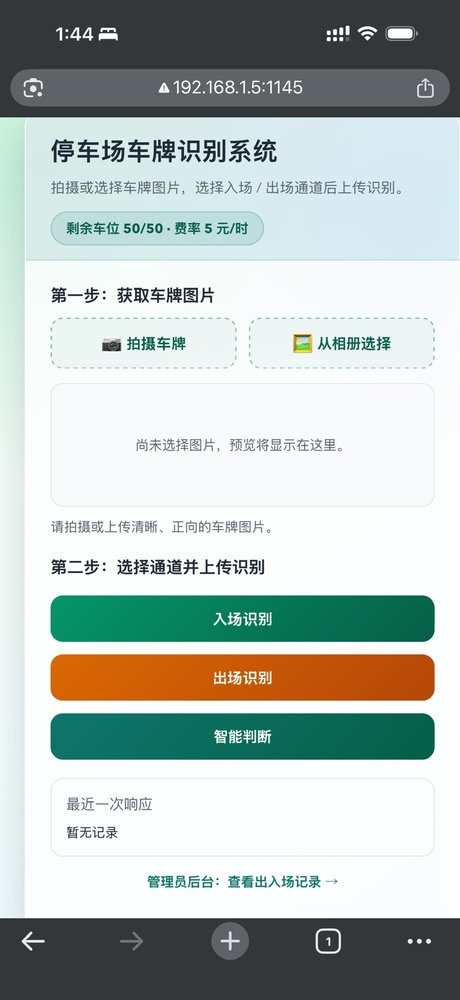
#> input picture Computer-Networking/lab-7/lab-report/image-complementary.jpeg, 460 x 1000 px, shrunk from 1203 x 2614 before the run
$ python cannyEdge.py --image_folder ../../../Computer-Networking/lab-7/lab-report --save_folder out
#> lines starting #> are read from the running program, lines starting #| are printed output that depends on the picture; after the words box and inside, x2 and y2 are one past the last pixel; in counts of white or black regions, pixels touching at a corner belong together; long printed decimals are rounded
#> further down, I is the input picture: shape (1000, 460, 3); mean R, G, B 181.4, 191.3, 187.6
### Computer-Vision/c-project-canny/Code/utils.py
'''
  File name: utils.py
  Author: Haoyuan(Steve) Zhang
  Date created: 9/10/2017
'''

import numpy as np
from scipy import signal
import matplotlib.pyplot as plt


# [55 lines left out: functions visDerivatives, visCannyEdge, GaussianPDF_1D, GaussianPDF_2D, not called in this run]


def rgb2gray(I_rgb):
    r, g, b = I_rgb[:, :, 0], I_rgb[:, :, 1], I_rgb[:, :, 2]
    I_gray = 0.2989 * r + 0.587 * g + 0.114 * b
    return I_gray

### Computer-Vision/c-project-canny/Code/findDerivatives.py
'''
  File name: findDerivatives.py
  Author: Tarmily Wen
  Date created: Dec. 8, 2019
'''

import numpy as np
from scipy import signal
import utils
from PIL import Image
import matplotlib.pyplot as plt

'''
  File clarification:
    Compute gradient put ginformation of the inrayscale image
    - Input I_gray: H x W matrix as image
    - Output Mag: H x W matrix represents the magnitude of derivatives
    - Output Magx: H x W matrix represents the derivatives along x-axis
    - Output Magy: H x W matrix represents the derivatives along y-axis
    - Output Ori: H x W matrix represents the orientation of derivatives
'''

def findDerivatives(I_gray):
    # smoothing kernels
    gaussian = np.array([[2, 4, 5, 4, 2], [4, 9, 12, 9, 4], [5, 12, 15, 12, 5], [4, 9, 12, 9, 4], [2, 4, 5, 4, 2]]) / 159.0

    # kernel for x and y gradient
    dx = np.asarray([[-1.0, 0.0, 1.0], [-2.0, 0.0, 2.0], [-1.0, 0.0, 1.0]])
    dy = np.asarray([[1.0, 2.0, 1.0], [0.0, 0.0, 0.0], [-1.0, -2.0, -1.0]])

    ###############################################################################
    # Smooth the image, then convolve with Sobel kernels to get x/y gradients.
    # Magnitude = sqrt(Magx^2 + Magy^2); orientation = arctan2(Magy, Magx).
    ###############################################################################
    I_smooth = signal.convolve2d(I_gray, gaussian, mode='same', boundary='symm')

    Magx = signal.convolve2d(I_smooth, dx, mode='same', boundary='symm')
    Magy = signal.convolve2d(I_smooth, dy, mode='same', boundary='symm')
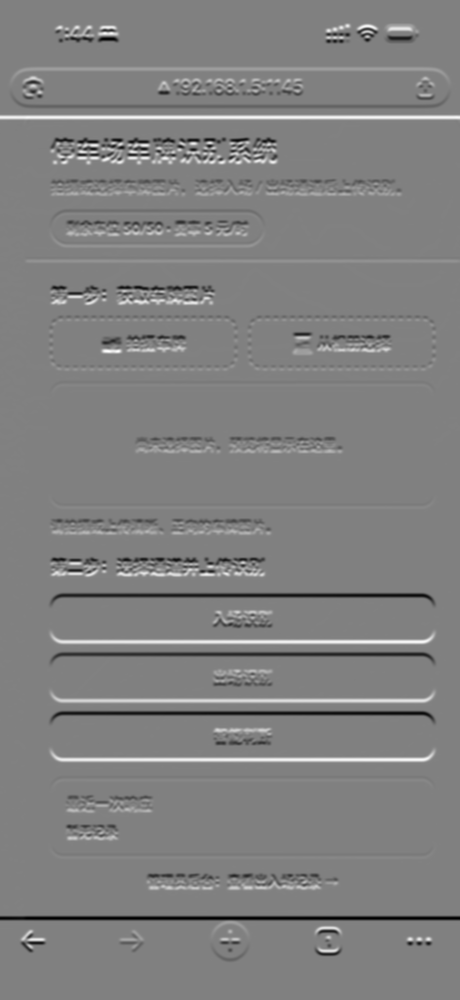
#> Magy: shape (1000, 460) float64; min -443.5, max 434.2, mean 0; drawn with min black and max white

    Mag = np.sqrt(Magx ** 2 + Magy ** 2)
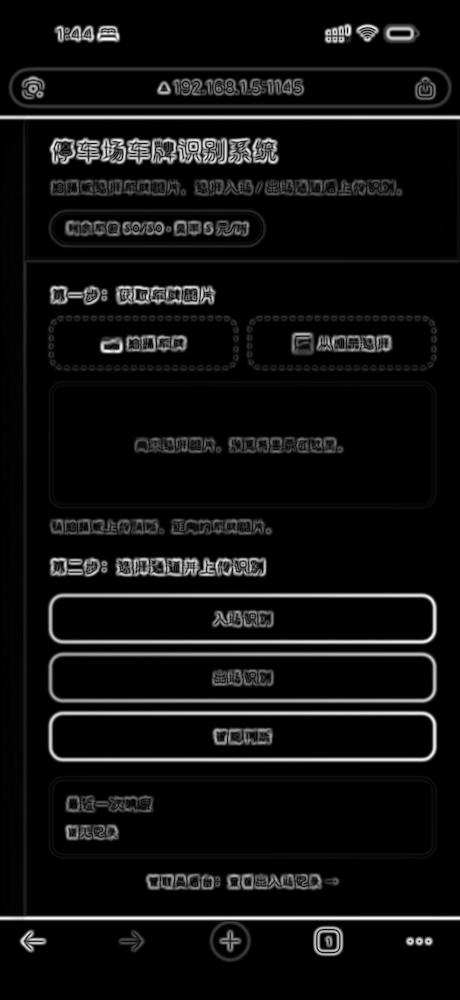
#> Mag: shape (1000, 460) float64; min 0, max 443.5, mean 27.2; drawn with min black and max white
    Ori = np.arctan2(Magy, Magx)
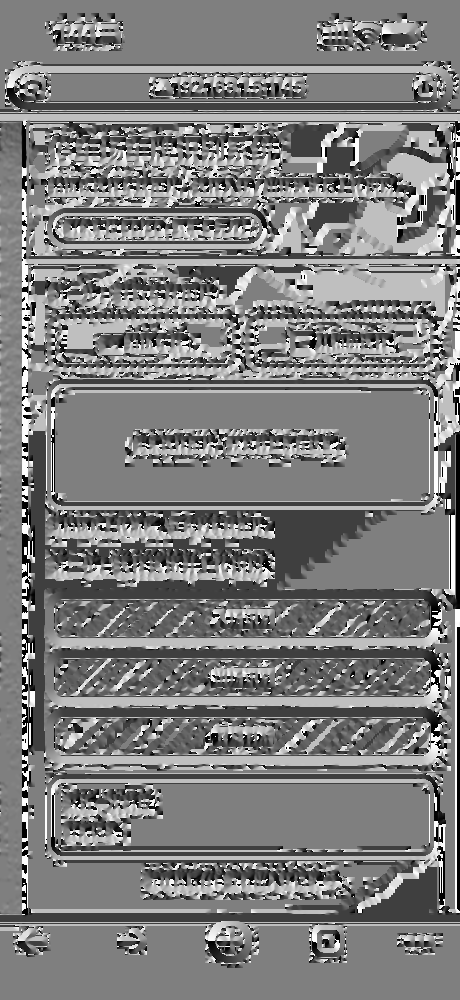
#> Ori: shape (1000, 460) float64; min -3.14, max 3.14, mean -0.0382; drawn with min black and max white

    return Mag, Magx, Magy, Ori

### Computer-Vision/c-project-canny/Code/helpers.py
'''
  File name: helpers.py
  Author: Tarmily Wen
  Date created: Dec. 8, 2019
'''

'''
  File clarification:
    Helpers file that contributes the project
    You can design any helper function in this file to improve algorithm
'''

import numpy as np

def get_gradient_angle(angleDeg):
    discrete = [0, 45, 90, 135, 180, -45, -90, -135, -180]
    dir = min(discrete, key=lambda x:abs(x-angleDeg))

    return dir


def get_edge_angle(a):
    discrete = [0, 45, 90, 135, 180]
    dir = min(discrete, key=lambda x:abs(x-a))

    return dir


def get_discrete_orientation(Ori):
    angle_Ori = np.degrees(Ori)

    get_gradient_angle_vect = np.vectorize(get_gradient_angle)

    discrete_gradient_orientation = get_gradient_angle_vect(angle_Ori)

    get_edge_angle_vect = np.vectorize(get_edge_angle)

    discrete_edge_orientation = get_edge_angle_vect(np.absolute(angle_Ori))
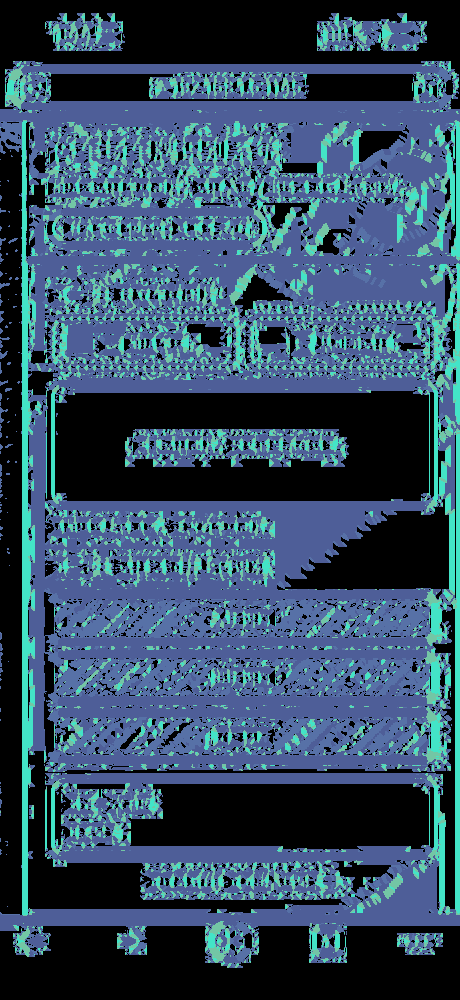
#> discrete_edge_orientation: shape (1000, 460) int64; 5 distinct labels, from 0 to 180; one colour per label, 0 black

    return discrete_gradient_orientation, discrete_edge_orientation

### Computer-Vision/c-project-canny/Code/nonMaxSup.py
'''
  File name: nonMaxSup.py
  Author: Tarmily Wen
  Date created: Dec. 8, 2019
'''

import numpy as np

'''
  File clarification:
    Find local maximum edge pixel using NMS along the line of the gradient
    - Input Mag: H x W matrix represents the magnitude of derivatives
    - Input Ori: H x W matrix represents the orientation of derivatives
    - Output M: H x W binary matrix represents the edge map after non-maximum suppression
'''


def nonMaxSup(Mag, Ori, grad_Ori):
    ###############################################################################
    # For each pixel, compare magnitude against the two neighbors along the
    # gradient direction. Keep only local maxima (set to 1); suppress others.
    # grad_Ori is quantized to {0, ±45, ±90, ±135, ±180} degrees.
    ###############################################################################
    H, W = Mag.shape
#> H = 1000; W = 460
    suppressed = np.zeros((H, W), dtype=np.float64)

    for y in range(1, H - 1):
        for x in range(1, W - 1):
            angle = grad_Ori[y, x]
            mag = Mag[y, x]

            if angle in (0, 180, -180):
                n1 = Mag[y, x - 1]
                n2 = Mag[y, x + 1]
            elif angle in (90, -90):
                n1 = Mag[y - 1, x]
                n2 = Mag[y + 1, x]
            elif angle in (45, -135):
                # gradient points ↗ / ↙ : compare (y-1,x+1) and (y+1,x-1)
                n1 = Mag[y - 1, x + 1]
                n2 = Mag[y + 1, x - 1]
            else:
                # angle in (135, -45): gradient points ↘ / ↖
                n1 = Mag[y - 1, x - 1]
                n2 = Mag[y + 1, x + 1]

            if mag >= n1 and mag >= n2:
                suppressed[y, x] = 1
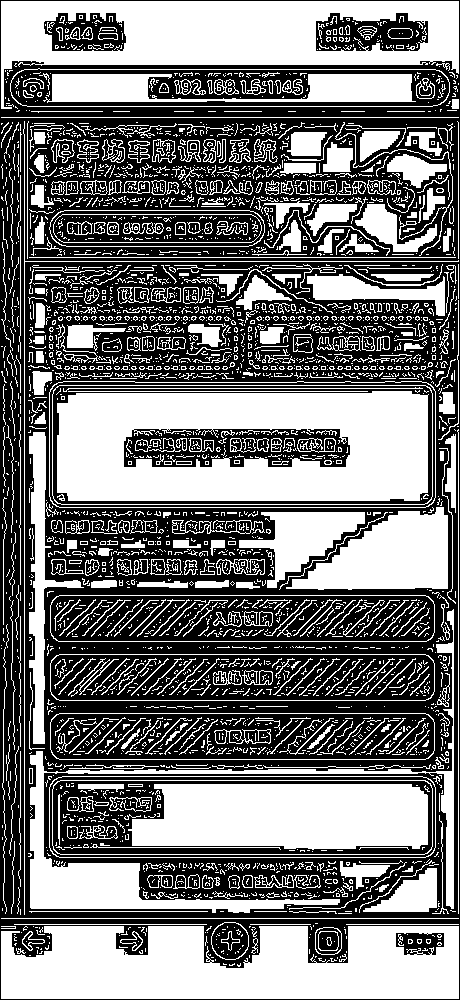
#> suppressed: shape (1000, 460) float64; values 0 (black) and 1 (white), 46.6% white; 3541 white regions (2926 under 20 px), largest, box (x1, y1, x2, y2) and area: (57, 391, 429, 501) 32277, (1, 926, 459, 999) 27131, (1, 1, 459, 109) 23331

    return suppressed

### Computer-Vision/c-project-canny/Code/edgeLink.py
'''
  File name: edgeLink.py
  Author: Tarmily Wen
  Date created: Dec. 8, 2019
'''

import numpy as np
from collections import deque


def edgeLink(M, Mag, edge_Ori):
    H, W = Mag.shape
#> H = 1000; W = 460
    linked = np.zeros_like(Mag)

    # Adaptive threshold selection: find a low threshold >= 4
    for pct in [70, 75, 80, 85, 90, 96]:
        low = np.percentile(Mag, pct)
        if low >= 4:
            break
#> this loop made 2 passes
#> low on passes 1 to 2: 2.63, 5.63

    if low < 30:
        high = 2 * low
#> high = 11.27
    else:
        high = 1.755 * low

    print((low, high))
#| (5.634, 11.268)

    # Mark strong edges (above high threshold and passed NMS)
    strong = np.zeros((H, W), dtype=bool)
    for y in range(1, H - 1):
        for x in range(1, W - 1):
            if Mag[y, x] >= high and M[y, x] == 1:
                linked[y, x] = 1
                strong[y, x] = True
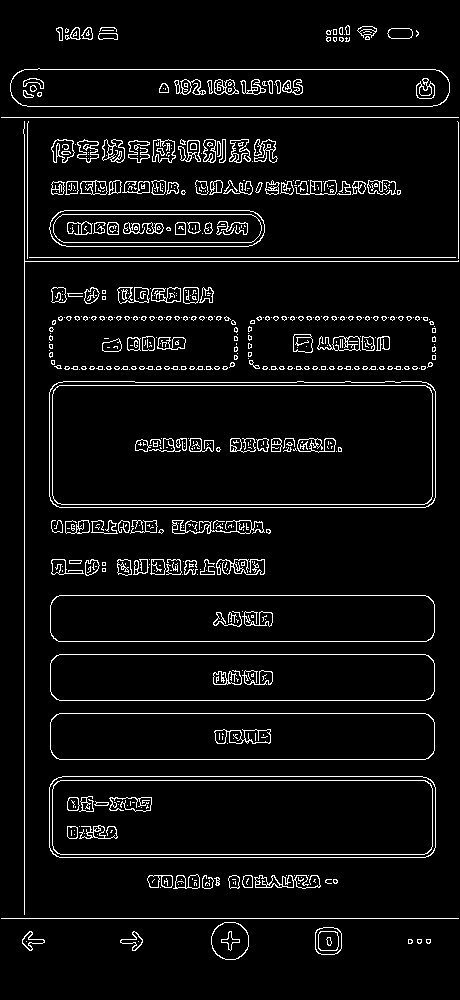
#> linked: shape (1000, 460) float64; values 0 (black) and 1 (white), 5.6% white in thin lines or dots
#> strong: shape (1000, 460) bool; 5.6% white in thin lines or dots

    # BFS to connect weak edges (between low and high) to strong edges
    queue = deque(zip(*np.where(strong)))
    weak = (Mag >= low) & (M == 1)
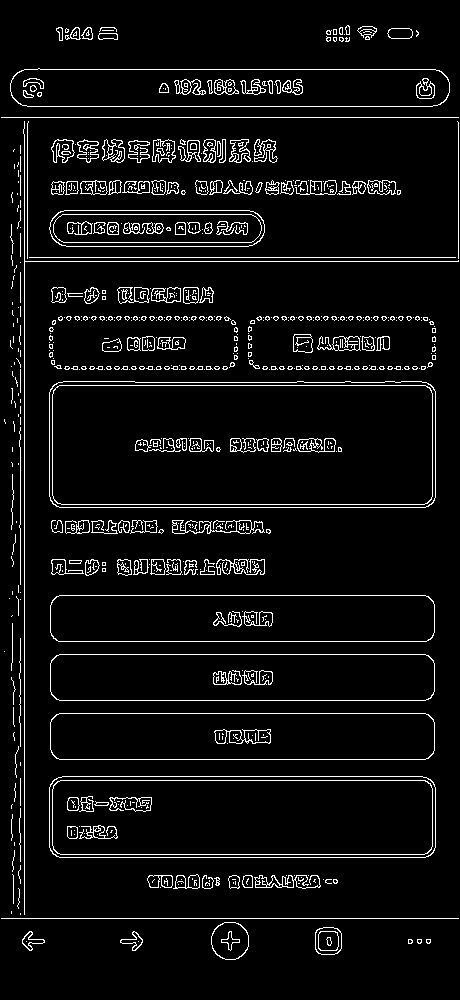
#> weak: shape (1000, 460) bool; 5.9% white in thin lines or dots

    while queue:
        y, x = queue.popleft()
        for dy in [-1, 0, 1]:
            for dx in [-1, 0, 1]:
                if dy == 0 and dx == 0:
                    continue
                ny, nx = y + dy, x + dx
                if 0 <= ny < H and 0 <= nx < W:
                    if weak[ny, nx] and linked[ny, nx] == 0:
                        linked[ny, nx] = 1
                        queue.append((ny, nx))

    return linked

### Computer-Vision/c-project-canny/Code/cannyEdge.py
'''
  File name: cannyEdge.py
  Author: Tarmily Wen
  Date created: Dec. 8, 2019
'''

'''
  File clarification:
    Canny edge detector
    - Input: A color image I = uint8(H, W, 3), where H, W are two dimensions of the image
    - Output: An edge map E = logical(H, W)

    - TO DO: Complete three main functions findDerivatives, nonMaxSup and edgeLink
             to make your own canny edge detector work
'''

import numpy as np
import matplotlib.pyplot as plt
import os
from scipy import signal
from PIL import Image
import argparse

# import functions
from findDerivatives import findDerivatives
from nonMaxSup import nonMaxSup
from edgeLink import edgeLink
from Test_script import Test_script
import utils, helpers


# cannyEdge detector
def cannyEdge(I):
  # convert RGB image to gray color space
  im_gray = utils.rgb2gray(I)

  Mag, Magx, Magy, Ori = findDerivatives(im_gray)
  grad_Ori, edge_Ori = helpers.get_discrete_orientation(Ori)
  M = nonMaxSup(Mag, Ori, grad_Ori)
  E = edgeLink(M, Mag, edge_Ori)

  # [7 lines of commented-out code are left out]

  return E


if __name__ == "__main__":
  # the folder name that stores all images
  # please make sure that this file has the same directory as image folder

  parser = argparse.ArgumentParser()
  parser.add_argument("--image_folder", type=str, help="folder that contains images to compute the Canny Edge over", required=True)
  parser.add_argument("--save_folder", type=str, help="folder to save the Canny Edge to", required=True)
  opt = parser.parse_args()

  image_folder = os.path.abspath(opt.image_folder)
  save_folder = os.path.abspath(opt.save_folder)

  # read images one by one
  for filename in os.listdir(image_folder):
    # read in image and convert color space for better visualization
    im_path = os.path.join(image_folder, filename)
    I = np.array(Image.open(im_path).convert('RGB'))

    ## TO DO: Complete 'cannyEdge' function
    E = cannyEdge(I)

    pil_image = Image.fromarray(E.astype(bool)).convert('1')
#> pil_image: PIL image 460x1000 1; 5.6% white in thin lines or dots

    pil_image.save(os.path.join(save_folder, "{}_Result.png".format(filename.split(".")[0])))
